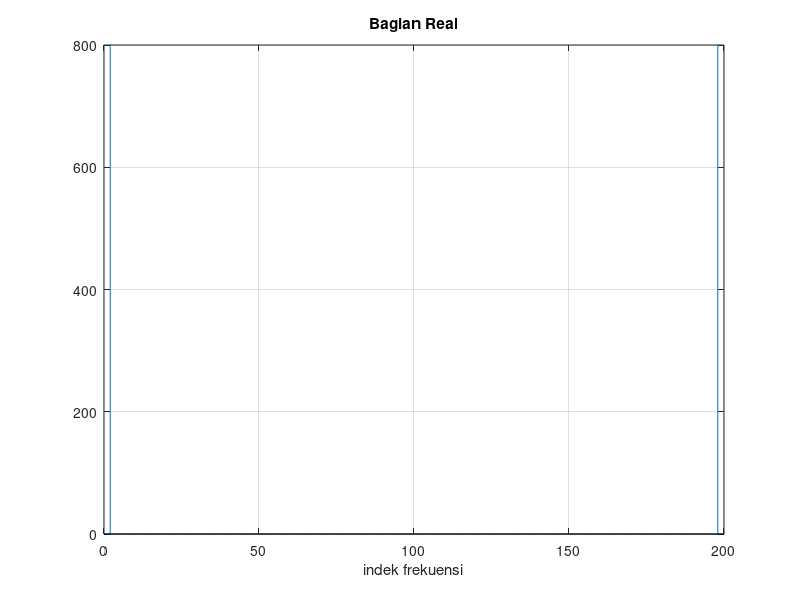
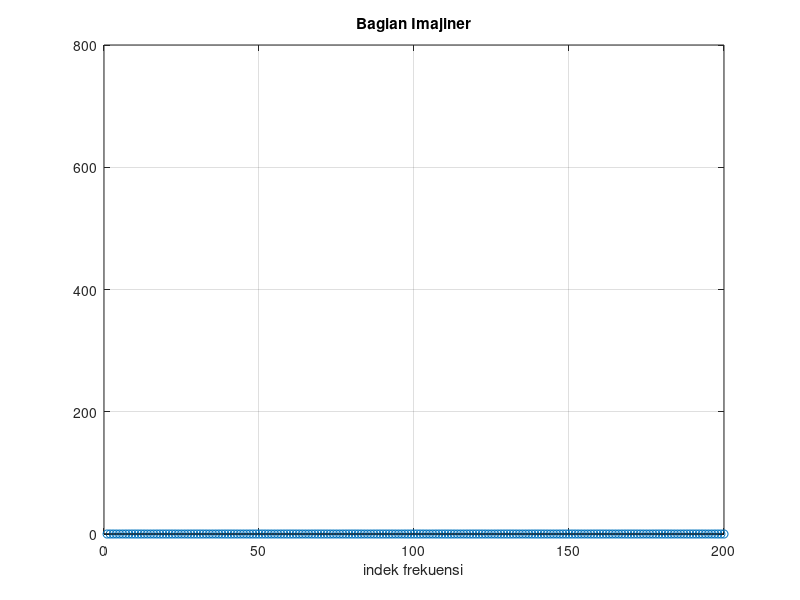

These figures' MATLAB source, in order:
N=1000;
nn=N-1;
for k= 1:200;
  x_n=0.0;
    for n=1:nn
      x_n = (3*cos(0.02*pi*n)).*(exp(-j*k*2*pi*n/200)) + x_n;
    end
    yR(k)=real(x_n);
    yI(k)=imag(x_n);
    magni_k(k)=sqrt(real(x_n).*real(x_n)+imag(x_n).*imag(x_n));
  end

  figure(1)
  stem(yR)
  axis([0 200 0 800])
  xlabel('indek frekuensi')
  title('Bagian Real')
  grid;

  figure(2)
  stem(yI)
  axis([0 200 0 800])
  xlabel('indek frekuensi')
  title('Bagian Imajiner')
  grid;
